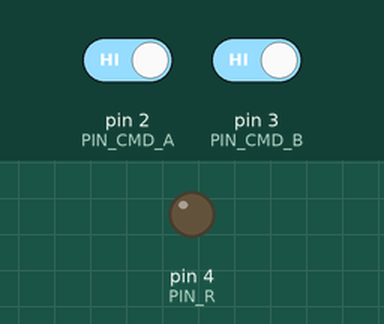
Simulated run of this sketch. Board: Arduino Uno, built with avr-gcc and run on an emulated ATmega328P. Shown: output pins drawn as LEDs (lit = HIGH). The inputs (shaded band) are chosen by the test bench; at power-on: pin 2 (PIN_CMD_A) HIGH, pin 3 (PIN_CMD_B) HIGH.

Above: at 1.2 s.
1.3 s: pin 2 (PIN_CMD_A) driven LOW and pin 3 (PIN_CMD_B) driven LOW
At 2.2 s:
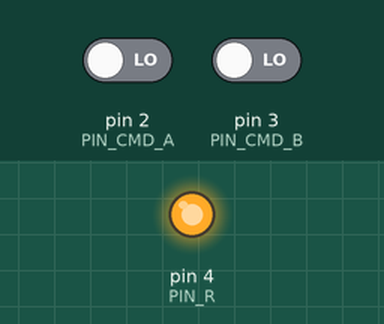
2.8 s: pin 2 (PIN_CMD_A) driven HIGH
At 3.3 s:
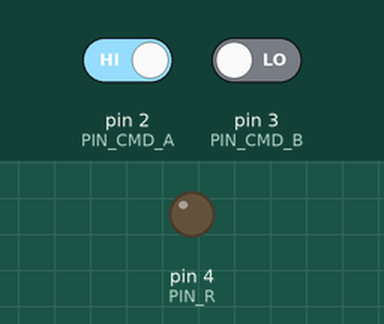
Timing chart, 0 to 5.8 s (numbered marks = the images above; inputs shaded):
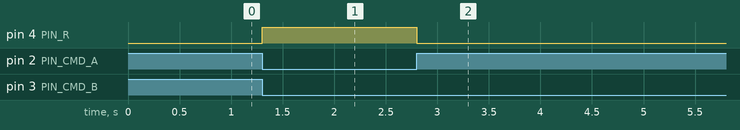

Measured:
- after the input at 1.3 s, pin 4 (PIN_R): LOW → HIGH at once
- after the input at 2.8 s, pin 4 (PIN_R): HIGH → LOW at once

The sketch:

ex15_comando_bimanual_prensa.ino
```cpp
const int PIN_CMD_A = 2;
const int PIN_CMD_B = 3;
const int PIN_R     = 4;

const unsigned long TEMPO_LIMITE = 3000UL;

bool prensaAtiva = false;

unsigned long tPressA = 0;
unsigned long tPressB = 0;

bool aAnt = false;
bool bAnt = false;

void setup() {
  pinMode(PIN_CMD_A, INPUT_PULLUP);
  pinMode(PIN_CMD_B, INPUT_PULLUP);
  pinMode(PIN_R, OUTPUT);
  digitalWrite(PIN_R, LOW);
}

void loop() {
  bool a = (digitalRead(PIN_CMD_A) == LOW);
  bool b = (digitalRead(PIN_CMD_B) == LOW);


  if (a && !aAnt) tPressA = millis();
  if (b && !bAnt) tPressB = millis();

  if (prensaAtiva) {

    if (!a || !b) {
      prensaAtiva = false;
      digitalWrite(PIN_R, LOW);
      tPressA = 0;
      tPressB = 0;
    }
  } else {
    if (a && b) {
      unsigned long diff = (tPressA > tPressB) ? (tPressA - tPressB)
                                               : (tPressB - tPressA);
      if (diff <= TEMPO_LIMITE) {
        prensaAtiva = true;
        digitalWrite(PIN_R, HIGH);
      } else {

        if (!a || !b) { tPressA = 0; tPressB = 0; }
      }
    } else {
      if (a && !b && (millis() - tPressA > TEMPO_LIMITE)) {
      }
      if (b && !a && (millis() - tPressB > TEMPO_LIMITE)) {
      }
    }
  }

  aAnt = a;
  bAnt = b;
}
```
